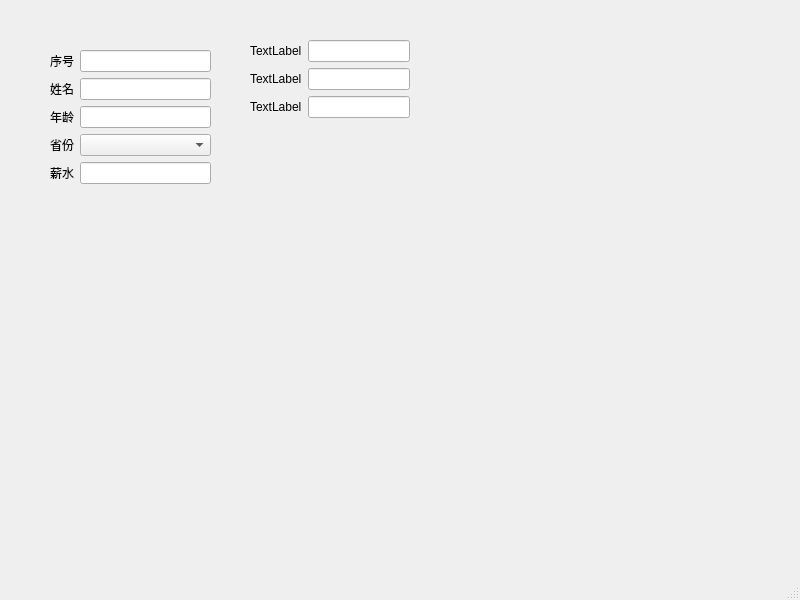
<?xml version="1.0" encoding="UTF-8"?>
<ui version="4.0">
 <class>MainWindow</class>
 <widget class="QMainWindow" name="MainWindow">
  <property name="geometry">
   <rect>
    <x>0</x>
    <y>0</y>
    <width>800</width>
    <height>600</height>
   </rect>
  </property>
  <property name="windowTitle">
   <string>MainWindow</string>
  </property>
  <widget class="QWidget" name="centralwidget">
   <widget class="QWidget" name="formLayoutWidget">
    <property name="geometry">
     <rect>
      <x>250</x>
      <y>40</y>
      <width>160</width>
      <height>85</height>
     </rect>
    </property>
    <layout class="QFormLayout" name="formLayout_2">
     <item row="0" column="0">
      <widget class="QLabel" name="label_6">
       <property name="text">
        <string>TextLabel</string>
       </property>
      </widget>
     </item>
     <item row="0" column="1">
      <widget class="QLineEdit" name="lineEdit_4"/>
     </item>
     <item row="1" column="0">
      <widget class="QLabel" name="label_7">
       <property name="text">
        <string>TextLabel</string>
       </property>
      </widget>
     </item>
     <item row="1" column="1">
      <widget class="QLineEdit" name="lineEdit_6"/>
     </item>
     <item row="2" column="0">
      <widget class="QLabel" name="label_8">
       <property name="text">
        <string>TextLabel</string>
       </property>
      </widget>
     </item>
     <item row="2" column="1">
      <widget class="QLineEdit" name="lineEdit_7"/>
     </item>
    </layout>
   </widget>
   <widget class="QWidget" name="">
    <property name="geometry">
     <rect>
      <x>50</x>
      <y>50</y>
      <width>161</width>
      <height>147</height>
     </rect>
    </property>
    <layout class="QFormLayout" name="formLayout">
     <item row="0" column="0">
      <widget class="QLabel" name="label">
       <property name="text">
        <string>序号</string>
       </property>
      </widget>
     </item>
     <item row="0" column="1">
      <widget class="QLineEdit" name="lineEdit"/>
     </item>
     <item row="1" column="0">
      <widget class="QLabel" name="label_2">
       <property name="text">
        <string>姓名</string>
       </property>
      </widget>
     </item>
     <item row="1" column="1">
      <widget class="QLineEdit" name="lineEdit_2"/>
     </item>
     <item row="2" column="0">
      <widget class="QLabel" name="label_3">
       <property name="text">
        <string>年龄</string>
       </property>
      </widget>
     </item>
     <item row="2" column="1">
      <widget class="QLineEdit" name="lineEdit_3"/>
     </item>
     <item row="3" column="0">
      <widget class="QLabel" name="label_4">
       <property name="text">
        <string>省份</string>
       </property>
      </widget>
     </item>
     <item row="4" column="0">
      <widget class="QLabel" name="label_5">
       <property name="text">
        <string>薪水</string>
       </property>
      </widget>
     </item>
     <item row="4" column="1">
      <widget class="QLineEdit" name="lineEdit_5"/>
     </item>
     <item row="3" column="1">
      <widget class="QComboBox" name="comboBox"/>
     </item>
    </layout>
   </widget>
  </widget>
  <widget class="QMenuBar" name="menubar">
   <property name="geometry">
    <rect>
     <x>0</x>
     <y>0</y>
     <width>800</width>
     <height>22</height>
    </rect>
   </property>
  </widget>
  <widget class="QStatusBar" name="statusbar"/>
 </widget>
 <resources/>
 <connections/>
</ui>
